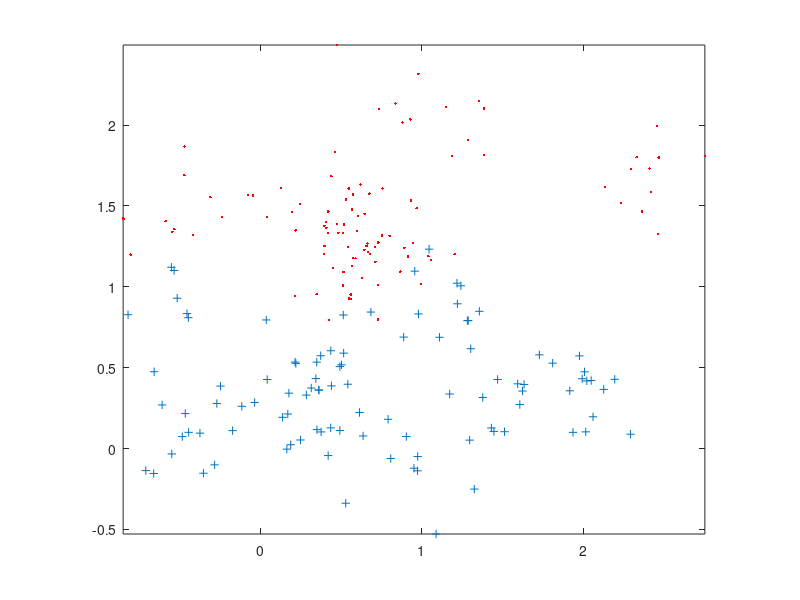
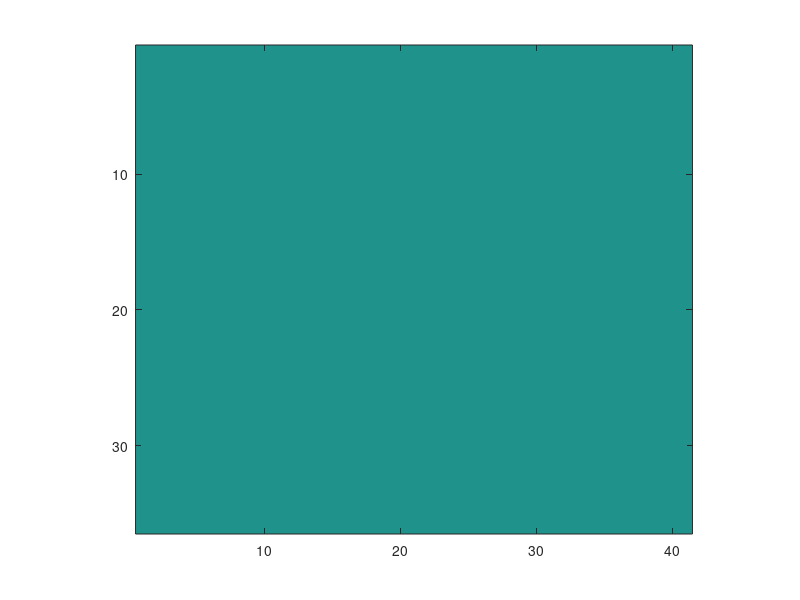

MATLAB code for these plots, in order:
% Illustrates a simple SV classifer
close all;
clear all;
separable=0;
lambda=1;

if separable==1,
    % separable case
    n=25;
    x1 = 100*rand(n,1);
    x2 = 100*rand(n,1);
    % training labels
    figure(1),hold on;
    y=zeros(n,1);
    for i=1:n,
        if 0.4*x1(i)+30>x2(i),
            y(i) = 1;
            plot(x1(i),x2(i),'+');
        else
            y(i) = -1;
            plot(x1(i),x2(i),'r.');
        end
    end
    hold off;
else
    % non-separable case
    load gaussian_mixture_data;
    n=length(y);
    figure(1),plot(x1(1:100),x2(1:100),'+');
    figure(1),hold on, plot(x1(101:200),x2(101:200),'r.'); hold off; drawnow;
end
% construxt Gram matrix (Kernel matrix)
K = zeros(n,n);
for i=1:n,
    for j=1:n,
%         K(i,j) = x1(i)*x1(j) + x2(i)*x2(j); % this a linear kernel, it could be more sophisticated
        K(i,j) = exp(-((x1(i)-x1(j))^2 + (x2(i)-x2(j))^2)/lambda); % this a linear kernel, it could be more sophisticated
    end
end
C=1; % a parameter, you actually don't need it for the separable case
alpha = quadprog(diag(y)*K*diag(y),-ones(n,1),eye(n),C*ones(n,1),y',0,zeros(n,1),C*ones(n,1));

% support vectors
tol=0.0001;
sv = zeros(length(y),1);
figure(1),hold on;
for i=1:length(y),
    if alpha(i)>tol,
        sv(i)=1;
        plot(x1(i),x2(i),'o');
    end
end
hold off;

% computing offset
b = 0;
for i=1:length(y),
    if sv(i),
        b = b + y(i);
        for j=1:length(y),
            if sv(j),
                b = b - alpha(j)*y(j)*K(i,j);
            end
        end
    end
end
b = b/sum(sv);

[A,B] = meshgrid(-1:0.1:3,-0.7:0.1:2.8);
Z = zeros(size(A));
for i=1:size(A,1),
    for j=1:size(A,2),
        v=0;
        for k=1:n,
            if alpha(k)>=eps,
                v = v + y(k)*alpha(k)*exp(-((x1(k)-A(i,j))^2 + (x2(k)-B(i,j))^2)/lambda);
            end
        end
        v = v + b;
        Z(i,j) = v;
    end
end
figure,imagesc(Z>=0),axis image;
% now constructing the hyper plane (in this case a straight line)
b1 = sum((((sv.*alpha).*y).*x1));
b2 = sum((((sv.*alpha).*y).*x2));

px = (min(x1):max(x1))';
py = -(b1/b2)*px - (b/b2);
figure(1); hold on; plot(px,py,'g'); hold off; axis image;